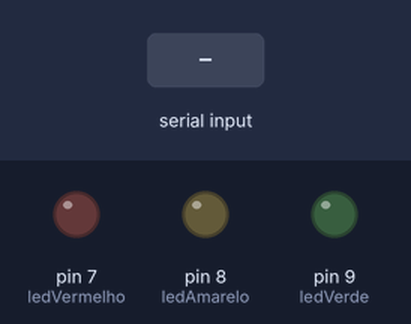
A sketch run on a simulated Arduino Uno, built with avr-gcc and run on an emulated ATmega328P. Parts: output pins drawn as LEDs (lit = HIGH). The test bench sets the inputs (shaded band).

Above: at 1.2 s.
1.3 s: "1" received over Serial
At 1.9 s:
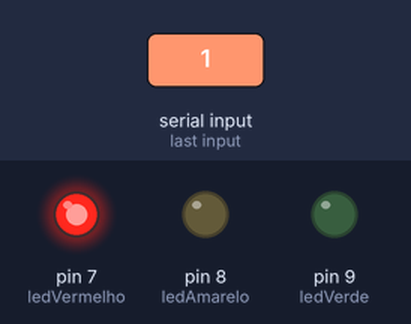
3.8 s: "2" received over Serial
At 4.6 s:
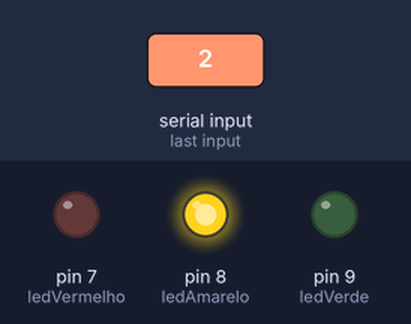
6.3 s: "3" received over Serial
At 6.9 s:
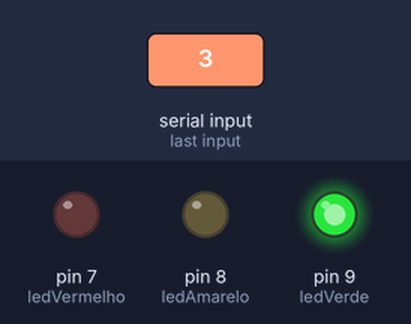
Timing chart, 0 to 9.3 s (numbered marks = the images above; inputs shaded):
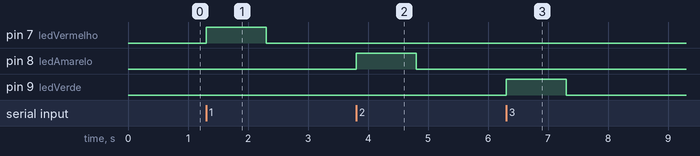

Measured:
- after the input at 1.3 s, pin 7 (ledVermelho): LOW → HIGH at once, → LOW 1.0 s later
- after the input at 3.8 s, pin 8 (ledAmarelo): LOW → HIGH at once, → LOW 1.0 s later
- after the input at 6.3 s, pin 9 (ledVerde): LOW → HIGH at once, → LOW 1.0 s later

The sketch:

4-piscandoLedComFuncoesLeituraSerialEIf.ino
```cpp
int ledVermelho = 7;
int ledAmarelo = 8;
int ledVerde = 9;

void setup() {
  pinMode(ledVermelho, OUTPUT);
  pinMode(ledAmarelo, OUTPUT);
  pinMode(ledVerde, OUTPUT);
  Serial.begin(9600);
}

void loop() {
  if(Serial.available()){
    char led = Serial.read();
    if(led == '1') piscaLed(ledVermelho);
    if(led == '2') piscaLed(ledAmarelo);
    if(led == '3') piscaLed(ledVerde);
  }
}

void piscaLed(int led){
  digitalWrite(led, HIGH);
  delay(1000);
  digitalWrite(led, LOW);
  delay(1000);
}
```
